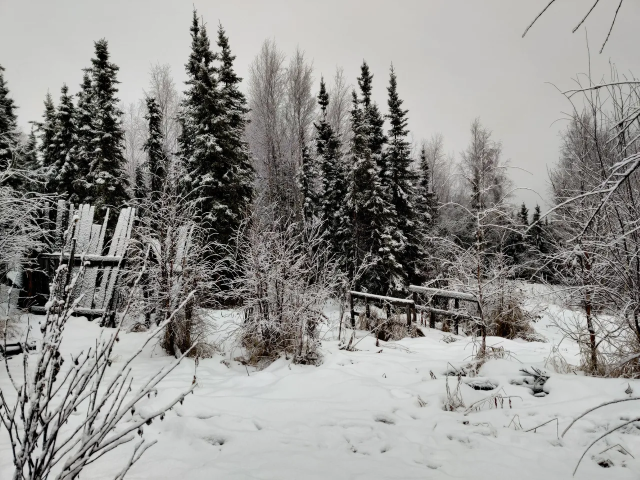
#> input picture img/alaska-snow-20191030-1280.webp, 1280 x 960 px (shown at 1/2 size)
$ python -i onboard.py   (imports and definitions only)
#> lines starting #> are read from the running program, lines starting #| are printed output that depends on the picture
#> further down, picture is the input picture: PIL image 1280x960 RGB; mean R, G, B 146, 145.1, 142.3
#!/usr/bin/env python3
"""Onboard photos from raw-images/ into the bluekoru site.

  tools/onboard.py add raw-images/foo-20200101.jpg   process + propose a look (draft)
  tools/onboard.py tune foo-20200101 --y 20 ...      adjust the look and re-preview
  tools/onboard.py preview foo-20200101              re-render the preview only
  tools/onboard.py approve foo-20200101              make it live in the rotation
  tools/onboard.py list                              show everything in images.json

`add` resizes to WebP and drops all metadata (EXIF, GPS, ICC), proposes a
palette and vertical position, then renders previews/<id>.png (desktop,
tablet and phone side by side) using the real page in headless Chromium.
Draft entries are only shown via index.html?img=<id> until approved.
"""
import argparse
import colorsys
import io
import json
import re
import shutil
import subprocess
import sys
import tempfile
import unicodedata
from pathlib import Path

import numpy as np
from PIL import Image, ImageCms, ImageOps

ROOT = Path(__file__).resolve().parent.parent
MANIFEST = ROOT / "images.json"
IMG = ROOT / "img"
PREVIEWS = ROOT / "previews"
WIDTHS = [1280, 1920, 2560]
VIEWPORTS = [("desktop", 1920, 1080), ("tablet", 820, 1180), ("phone", 390, 844)]
GLOWS = ("light", "dark", "none")
Y_POSITIONS = (3.5, 76.0)  # wordmark top, in vh: top or bottom of the screen


# ---------- manifest ----------

def load():
    return json.loads(MANIFEST.read_text())


def save(data):
    MANIFEST.write_text(json.dumps(data, indent=2, ensure_ascii=False) + "\n")


# [21 lines left out: functions find, slugify, lum, not called in this run]


def contrast(a, b):
    la, lb = sorted((lum(a), lum(b)), reverse=True)
    return (la + 0.05) / (lb + 0.05)


def hexc(rgb):
    return "#%02x%02x%02x" % tuple(max(0, min(255, int(round(c)))) for c in rgb)


def unhex(h):
    h = h.lstrip("#")
    return tuple(int(h[i:i + 2], 16) for i in (0, 2, 4))


# [10 lines left out: function reach_contrast, not called in this run]


# ---------- proposal ----------

def view_16x9(im):
    """The image as a 16:9 desktop viewport would show it (centre crop), small."""
    w, h = im.size
#> w = 1280; h = 960
    want = 16 / 9
    if w / h > want:
        nw = int(h * want)
        im = im.crop(((w - nw) // 2, 0, (w + nw) // 2, h))
    else:
        nh = int(w / want)
#> nh = 720
        im = im.crop((0, (h - nh) // 2, w, (h + nh) // 2))
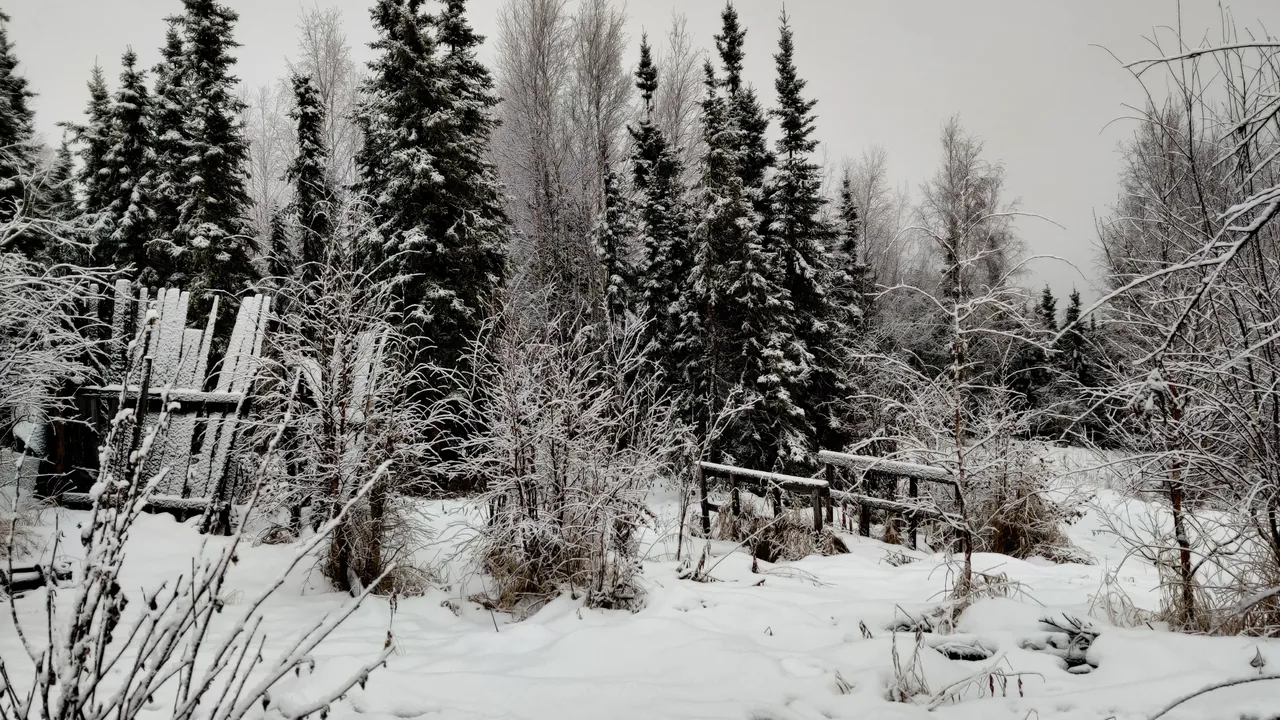
#> im: PIL image 1280x720 RGB; mean R, G, B 131.4, 130.1, 127.1
    return im.resize((320, 180), Image.LANCZOS)
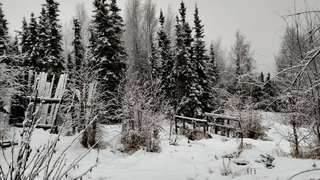
#> returned value: PIL image 320x180 RGB; mean R, G, B 131.4, 130.1, 127.2


# [242 lines left out: functions propose, metadata_in, process, render_preview, report, cmd_add and 3 more, not called in this run]


def cmd_list(_):
    for e in load()["images"]:
        print(f"{'draft' if e.get('draft') else 'live ':5}  {e['id']}")


# [16 lines left out: function main, not called in this run]


# [2 lines not run here, left out]

>>> from PIL import Image
>>> picture = Image.open('../img/alaska-snow-20191030-1280.webp')
>>> result = view_16x9(picture)

$ run again, on img/auckland-green-tea-cake-20210421-1920.webp
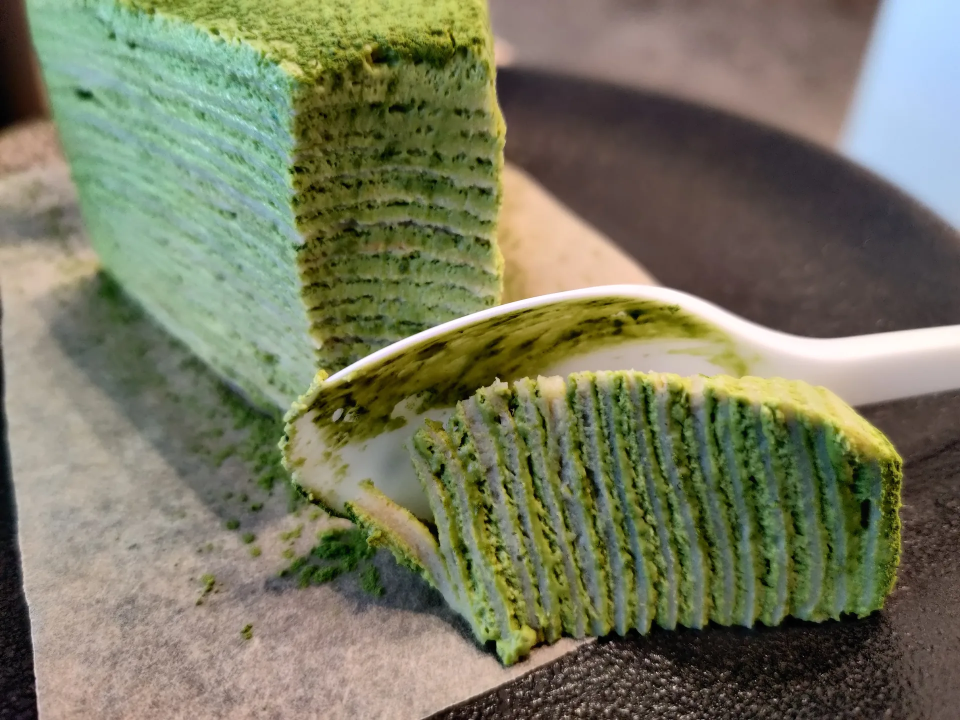
#> input picture img/auckland-green-tea-cake-20210421-1920.webp, 1920 x 1440 px (shown at 1/2 size)
#> picture is the input picture: PIL image 1920x1440 RGB; mean R, G, B 119.6, 120.6, 96.3
#> in view_16x9, `im = im.crop((0, (h - nh) // 2, w, (h + nh) // 2))`:
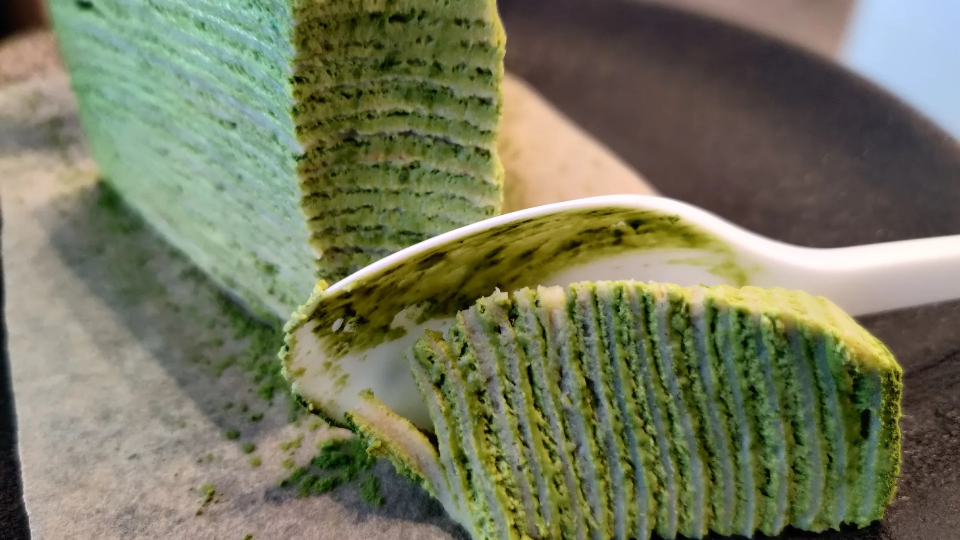
#> im: PIL image 1920x1080 RGB (shown at 1/2 size); mean R, G, B 117.4, 120.1, 93.6
#> in view_16x9, `return im.resize((320, 180), Image.LANCZOS)`:
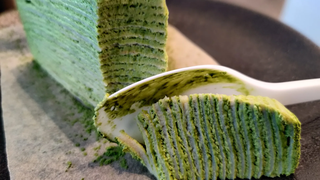
#> returned value: PIL image 320x180 RGB; mean R, G, B 117.3, 120.1, 93.6

$ run again, on img/auckland-mahjong-0210401-1280.webp
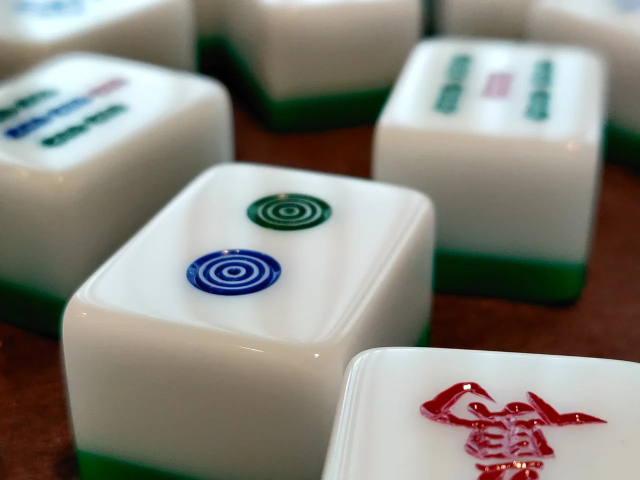
#> input picture img/auckland-mahjong-0210401-1280.webp, 1280 x 960 px (shown at 1/2 size)
#> picture is the input picture: PIL image 1280x960 RGB; mean R, G, B 136.6, 134.1, 125.5
#> in view_16x9, `im = im.crop((0, (h - nh) // 2, w, (h + nh) // 2))`:
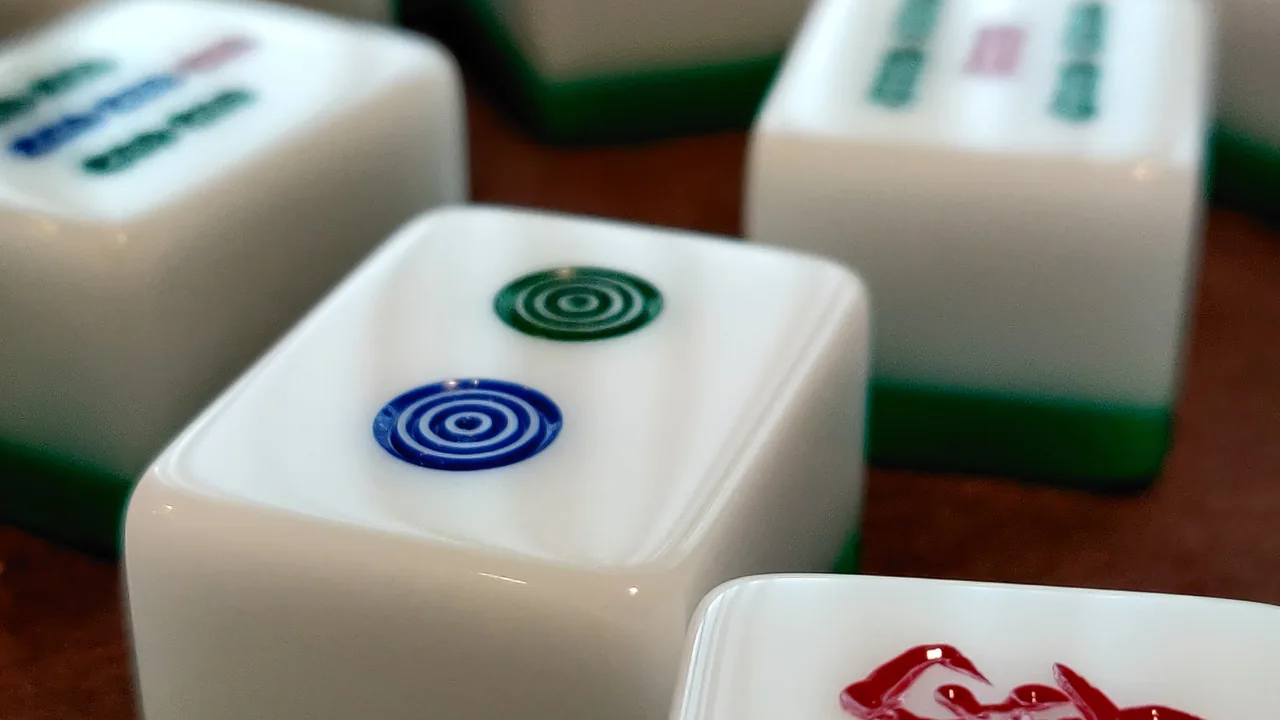
#> im: PIL image 1280x720 RGB; mean R, G, B 135.4, 134.1, 126.2
